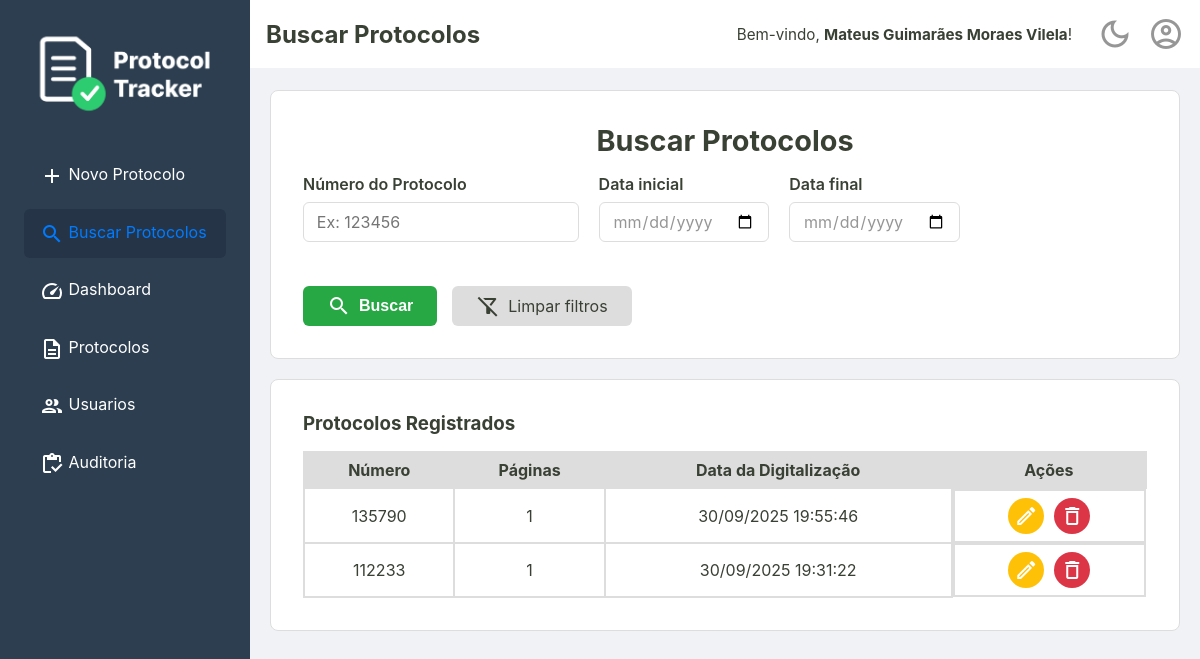
The page /busca (signed in) on the database its author committed.
### tables this page shows
CREATE TABLE usuarios (
    id INTEGER PRIMARY KEY,
    nome TEXT NOT NULL,
    email TEXT NOT NULL UNIQUE,
    cpf TEXT NOT NULL UNIQUE,
    senha TEXT NOT NULL,
    permissao TEXT NOT NULL DEFAULT 'operador',
    criado_em TEXT NOT NULL,
    ativo INTEGER NOT NULL DEFAULT 1
  );

CREATE TABLE protocolos (
    id TEXT PRIMARY KEY,
    id_usuario INTEGER NOT NULL,
    numero TEXT NOT NULL UNIQUE,
    quantidade_paginas INTEGER NOT NULL,
    observacoes TEXT,
    criado_em TEXT NOT NULL,
    alterado_em TEXT,
    deletado_em TEXT,
    FOREIGN KEY (id_usuario) REFERENCES usuarios (id)
  );

### src/Controller/WebController.php (called while the page is built, shortened)
<?php
class WebController
{
    private ?Usuario $usuarioLogado = null;
    private bool $isAdmin = false;
    public function __construct(
        private ProtocoloRepositoryInterface $repositorio,
        private DashboardService $dashboardService,
        private ProtocoloService $protocoloService,
        private UsuarioRepository $usuarioRepository
    ) {
        $id_usuario = $_SESSION['usuario_logado_id'] ?? null;
        if ($id_usuario) {
            $this->usuarioLogado = $this->usuarioRepository->buscaPorId($id_usuario);
        }
        if ($this->usuarioLogado && $this->usuarioLogado->permissao() === 'administrador') {
            $this->isAdmin = true;
        }
    }
    public function buscaProtocolo()
    {
        try {
            $numero = $_GET['numero'] ?? null;
            $dataInicio = !empty($_GET['data_inicio']) ? new DateTimeImmutable($_GET['data_inicio'] . ' 00:00:00') : null;
            $dataFim = !empty($_GET['data_fim']) ? new DateTimeImmutable($_GET['data_fim'] . ' 23:59:59') : null;
            $id_usuario = $this->usuarioLogado?->id();
            if ($this->isAdmin) {
                $id_usuario = null;
            }
            $listaDeProtocolos = $this->repositorio->search($id_usuario, $numero, $dataInicio, $dataFim);
            $tituloDaPagina = "Buscar Protocolos";
            $usuarioLogado = $this->usuarioLogado;
            require __DIR__ . '/../../templates/busca.php';
        } catch (Exception $e) {
            $erro = $e->getMessage();
            $tituloDaPagina = "Buscar Protocolos";
            $usuarioLogado = $this->usuarioLogado;
            $isAdmin = $this->isAdmin;
            require __DIR__ . '/../../templates/busca.php';
        }
    }
}

### src/Repository/UsuarioRepository.php (called while the page is built, shortened)
<?php
final class UsuarioRepository
{
    private PDO $connection;
    public function __construct(PDO $connection)
    {
        $this->connection = $connection;
    }
    public function buscaPorId(int $id): ?Usuario
    {
        $sqlQuery = "SELECT * FROM usuarios WHERE id = :id;";
        $stmt = $this->connection->prepare($sqlQuery);
        $stmt->bindValue(':id', $id);
        $stmt->execute();
        $dadosUsuario = $stmt->fetch();
        return Usuario::fromArray($dadosUsuario);
    }
}

### src/Model/Usuario.php (called while the page is built, shortened)
<?php
class Usuario {
    public function nome(): string
    {
        return $this->nome;
    }
    public static function fromArray(array $dados): self
    {
        try {
            $data = new DateTimeImmutable($dados['criado_em']);
        } catch (Exception $e) {
            throw new Exception("Falha ao criar data a partir do valor: " . ($dados['criado_em'] ?? 'N/A'));
        }
        return new self(
            $dados['id'],
            $dados['nome'],
            $dados['email'],
            $dados['cpf'],
            $dados['senha'],
            $dados['permissao'],
            $data,
            (bool) $dados['ativo']
        );
    }
}

### src/Controller/UsuarioController.php (called while the page is built, shortened)
<?php
class UsuarioController
{
    public function __construct(
        private UsuarioRepository $repositorio,
        private UsuarioService $usuarioService,
        private LoginService $loginService,
    ) {
        $id_usuario = $_SESSION['usuario_logado_id'] ?? null;
        if ($id_usuario) {
            $this->usuarioLogado = $this->repositorio->buscaPorId($id_usuario);
        }
    }
}

### src/Repository/ProtocoloRepositorySql.php (called while the page is built, shortened)
<?php
final class ProtocoloRepositorySql implements ProtocoloRepositoryInterface
{
    private PDO $connection;
    public function __construct(PDO $connection)
    {
        $this->connection = $connection;
    }
    public function search(?int $id_usuario = null, ?string $numero = null, ?DateTimeImmutable $dataInicio = null, ?DateTimeImmutable $dataFim = null): array
    {
        $sqlConditions = [];
        $parametros = [];
        $sqlConditions[] = 'deletado_em IS NULL';
        $sqlQuery = 'SELECT * FROM protocolos WHERE ' . implode(' AND ', $sqlConditions) . ' ORDER BY criado_em DESC;';
        $stmt = $this->connection->prepare($sqlQuery);
        $stmt->execute($parametros);
        return $this->hidrataListaDeProtocolos($stmt);
    }
    private function hidrataListaDeProtocolos(PDOStatement $stmt): array
    {
        $listaDeProtocolos = [];
        while($protocoloDados = $stmt->fetch()){
            $listaDeProtocolos[] = Protocolo::fromArray($protocoloDados);
        }
        return $listaDeProtocolos;
    }
}

### src/Model/Protocolo.php (called while the page is built, shortened)
<?php
class Protocolo {
    public function id(): string {
        return $this->id;
    }
    public function numero(): string {
        return $this->numero;
    }
    public function paginas(): int {
        return $this->quantidade_paginas;
    }
    public function data(): DateTimeImmutable {
        return $this->criado_em;
    }
    public static function fromArray(array $dados): self
    {
        try {
            $criado_em = new DateTimeImmutable($dados['criado_em']);
            $alterado_em = isset($dados['alterado_em']) ? new DateTimeImmutable($dados['alterado_em']) : null;
            $deletado_em = isset($dados['deletado_em']) ? new DateTimeImmutable($dados['deletado_em']) : null;
        } catch (Exception $e) {
            throw new Exception("Falha ao criar data");
        }
        return new self(
            $dados['id'],
            $dados['id_usuario'],
            $dados['numero'],
            $dados['quantidade_paginas'],
            $criado_em,
            $dados['observacoes'] ?? null,
            $alterado_em,
            $deletado_em
        );
    }
}

### templates/_partials/_listaProtocolos.php (the view, shortened to what this page needs)
<section class="listagem-container">
    <h3>Protocolos Registrados</h3>
    <table id="tabela-protocolos" class="protocolos-table">
        <thead>
            <tr>
                <th>Número</th>
                <th>Páginas</th>
                <th>Data da Digitalização</th>
                <th class="acoes-header">Ações</th>
            </tr>
        </thead>
        <tbody>
            <?php foreach ($listaDeProtocolos as $protocolo): ?>
                <tr>
                    <td><?= htmlspecialchars($protocolo->numero()) ?></td>
                    <td><?= htmlspecialchars($protocolo->paginas()) ?></td>
                    <td><?= $protocolo->data()->format('d/m/Y H:i:s') ?></td>
                    <td class="acoes-cell">
                        <a href="/editar?id=<?= htmlspecialchars($protocolo->id()) ?>" class="btn-acao btn-editar" title="Editar">
                            <span class="material-icons-outlined">edit</span>
                        </a>
                        <form action="/excluir" method="post" onsubmit="return confirm('Tem certeza que deseja excluir este protocolo?');">
                            <button type="submit" class="btn-acao btn-excluir" title="Excluir">
                                <span class="material-icons-outlined">delete</span>
                            </button>
                        </form>
                    </td>
                </tr>
            <?php endforeach; ?>
        </tbody>
    </table>
</section>

### templates/_partials/_content-header.php (shortened to what this page needs)
<div class="content-header">
    <div class="header-title">
        <h2><?= isset($tituloDaPagina) ? htmlspecialchars($tituloDaPagina) : 'Página sem Título' ?></h2>
    </div>
    <div class="header-actions">
        <?php if (isset($usuarioLogado) && $usuarioLogado): ?>
            <div class="welcome-message">
                <span>Bem-vindo, <strong><?= htmlspecialchars($usuarioLogado->nome()) ?></strong>!</span>
            </div>
        <?php endif; ?>
        <a href="#" id="theme-toggle" class="action-icon" title="Mudar Tema">
            <span class="material-icons-outlined">dark_mode</span>
        </a>
        <div class="dropdown">
            <a href="#" id="user-menu-toggle" class="action-icon" title="Perfil do Usuário">
                <span class="material-icons-outlined">account_circle</span>
            </a>
        </div>
    </div>
</div>

### public/assets/css/style.css (style rules this page uses)
:root { --cor-fundo-sidebar: #2c3e50; --cor-fundo-sidebar-hover: #33465c; --cor-fontes-sidebar: #ffffff; --cor-fundo-header: #ffffff; --cor-bordas: #ddd; --cor-fundo-body: #f0f2f5; --cor-fontes-body: #394034; --cor-fundo-sidebar-active: #253547; --cor-fontes-sidebar-active: #007bff; --cor-bordas-focus: #80bdff; --cor-fontes-main-button: #ffffff; --cor-main-button: #28a745; --cor-fontes-cards: #696969; --cor-icones-header: #969696; --cor-icones-header-hover: #007bff; --cor-primaria-erro: #ff2c2c; }
* { margin: 0; padding: 0; box-sizing: border-box; }
body { font-family: -apple-system, BlinkMacSystemFont, 'Segoe UI', Roboto, 'Helvetica Neue', Arial, sans-serif; background-color: var(--cor-fundo-body); color: var(--cor-fontes-body); display: flex; flex-direction: column; min-height: 100vh; }
a { text-decoration: none; }
.content-header { width: 100%; margin: 0 auto 1.4rem auto; display: flex; justify-content: space-between; align-items: center; background-color: var(--cor-fundo-header); padding: 1rem; }
.header-actions { display: flex; align-items: center; gap: 15px; }
.action-icon { color: var(--cor-icones-header); transition: color 0.2s; display: flex; align-items: center; }
.action-icon .material-icons-outlined { font-size: 36px; }
.busca-form-container, .listagem-container { width: 100%; max-width: 1400px; border: 1px solid var(--cor-bordas); margin: 0 auto; background-color: var(--cor-fundo-header); padding: 2rem; border-radius: 8px; }
.listagem-container h3 { margin-bottom: 1rem; }
.protocolos-table { width: 100%; border-collapse: collapse; border-spacing: 0; }
.protocolos-table th, .protocolos-table td { padding: 7px; border: 2px solid var(--cor-bordas); text-align: center; vertical-align: middle; }
.protocolos-table thead { background-color: var(--cor-bordas); }
.acoes-header { text-align: center; }
.acoes-cell { display: flex; justify-content: center; align-items: center; gap: 10px; }
.btn-acao { display: inline-flex; padding: 6px; border: none; border-radius: 50%; cursor: pointer; transition: background-color 0.2s; color: #fff; }
.btn-editar { background-color: #ffc107; }
.btn-excluir { background-color: #dc3545; }
.material-icons-outlined { vertical-align: middle; }
.dropdown { position: relative; display: inline-block; }
.header-actions .welcome-message { color: var(--cor-fontes-body); font-size: 0.95rem; margin-right: 10px; white-space: nowrap; }

### rows shown on the page
usuarios: nome "Mateus Guimarães Moraes Vilela"
protocolos: numero "135790", quantidade_paginas "1", format "30/09/2025 19:55:46"
protocolos: numero "112233", quantidade_paginas "1", format "30/09/2025 19:31:22"

### other values the page prints
$tituloDaPagina "Buscar Protocolos"
